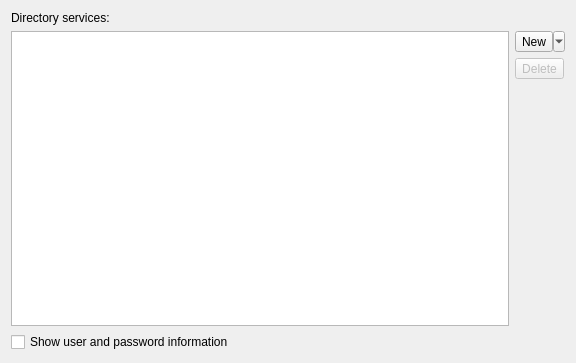
<ui version="4.0" >
 <class>DirectoryServicesWidget</class>
 <widget class="QWidget" name="DirectoryServicesWidget" >
  <property name="geometry" >
   <rect>
    <x>0</x>
    <y>0</y>
    <width>576</width>
    <height>363</height>
   </rect>
  </property>
  <property name="windowTitle" >
   <string>Directory Services Configuration</string>
  </property>
  <layout class="QVBoxLayout" name="verticalLayout" >
   <item>
    <widget class="QLabel" name="x500LA" >
     <property name="frameShape" >
      <enum>QFrame::NoFrame</enum>
     </property>
     <property name="frameShadow" >
      <enum>QFrame::Plain</enum>
     </property>
     <property name="text" >
      <string>Directory services:</string>
     </property>
    </widget>
   </item>
   <item>
    <layout class="QHBoxLayout" name="horizontalLayout" >
     <item>
      <widget class="QTreeView" name="treeView" >
       <property name="whatsThis" >
        <string>This is a list of all directory services that are configured for use with X.509 and OpenPGP.</string>
       </property>
       <property name="rootIsDecorated" >
        <bool>false</bool>
       </property>
       <property name="allColumnsShowFocus" >
        <bool>false</bool>
       </property>
      </widget>
     </item>
     <item>
      <layout class="QVBoxLayout" name="vlay" >
       <property name="spacing" >
        <number>6</number>
       </property>
       <property name="margin" >
        <number>0</number>
       </property>
       <item>
        <widget class="QToolButton" name="newTB" >
         <property name="sizePolicy" >
          <sizepolicy vsizetype="Fixed" hsizetype="Preferred" >
           <horstretch>0</horstretch>
           <verstretch>0</verstretch>
          </sizepolicy>
         </property>
         <property name="toolTip" >
          <string>Click to add a service</string>
         </property>
         <property name="whatsThis" >
          <string>Click this button to create a new directory service entry as a clone of the currently selected one (or with default values, if no other is selected). You can then configure details in the table on the left hand.</string>
         </property>
         <property name="text" >
          <string>New</string>
         </property>
         <property name="popupMode" >
          <enum>QToolButton::MenuButtonPopup</enum>
         </property>
         <property name="toolButtonStyle" >
          <enum>Qt::ToolButtonTextBesideIcon</enum>
         </property>
        </widget>
       </item>
       <item>
        <widget class="QToolButton" name="deleteTB" >
         <property name="enabled" >
          <bool>false</bool>
         </property>
         <property name="toolTip" >
          <string>Click to remove the currently selected service</string>
         </property>
         <property name="whatsThis" >
          <string>Click this button to remove the currently selected directory service. The change will only take effect once you acknowledge the mail configuration dialog.</string>
         </property>
         <property name="text" >
          <string>Delete</string>
         </property>
         <property name="toolButtonStyle" >
          <enum>Qt::ToolButtonTextBesideIcon</enum>
         </property>
        </widget>
       </item>
       <item>
        <spacer>
         <property name="orientation" >
          <enum>Qt::Vertical</enum>
         </property>
         <property name="sizeType" >
          <enum>QSizePolicy::Expanding</enum>
         </property>
         <property name="sizeHint" stdset="0" >
          <size>
           <width>20</width>
           <height>51</height>
          </size>
         </property>
        </spacer>
       </item>
      </layout>
     </item>
    </layout>
   </item>
   <item>
    <widget class="QCheckBox" name="showUserAndPasswordCB" >
     <property name="text" >
      <string>Show user and password information</string>
     </property>
    </widget>
   </item>
  </layout>
 </widget>
 <layoutdefault spacing="6" margin="11" />
 <pixmapfunction>qPixmapFromMimeSource</pixmapfunction>
 <resources/>
 <connections>
  <connection>
   <sender>newTB</sender>
   <signal>clicked()</signal>
   <receiver>DirectoryServicesWidget</receiver>
   <slot>slotNewClicked()</slot>
   <hints>
    <hint type="sourcelabel" >
     <x>535</x>
     <y>57</y>
    </hint>
    <hint type="destinationlabel" >
     <x>571</x>
     <y>55</y>
    </hint>
   </hints>
  </connection>
  <connection>
   <sender>deleteTB</sender>
   <signal>clicked()</signal>
   <receiver>DirectoryServicesWidget</receiver>
   <slot>slotDeleteClicked()</slot>
   <hints>
    <hint type="sourcelabel" >
     <x>537</x>
     <y>95</y>
    </hint>
    <hint type="destinationlabel" >
     <x>575</x>
     <y>95</y>
    </hint>
   </hints>
  </connection>
  <connection>
   <sender>showUserAndPasswordCB</sender>
   <signal>toggled(bool)</signal>
   <receiver>DirectoryServicesWidget</receiver>
   <slot>slotShowUserAndPasswordToggled(bool)</slot>
   <hints>
    <hint type="sourcelabel" >
     <x>314</x>
     <y>341</y>
    </hint>
    <hint type="destinationlabel" >
     <x>342</x>
     <y>357</y>
    </hint>
   </hints>
  </connection>
 </connections>
 <slots>
  <slot>slotNewClicked()</slot>
  <slot>slotDeleteClicked()</slot>
  <slot>slotShowUserAndPasswordToggled(bool)</slot>
 </slots>
</ui>
